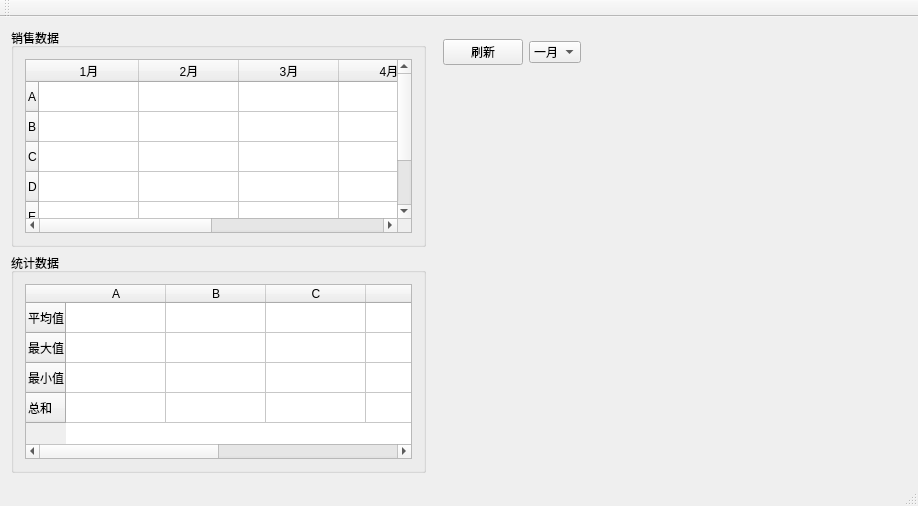
<?xml version="1.0" encoding="UTF-8"?>
<ui version="4.0">
 <class>MainWindow</class>
 <widget class="QMainWindow" name="MainWindow">
  <property name="geometry">
   <rect>
    <x>0</x>
    <y>0</y>
    <width>918</width>
    <height>506</height>
   </rect>
  </property>
  <property name="windowTitle">
   <string>MainWindow</string>
  </property>
  <widget class="QWidget" name="centralWidget">
   <layout class="QGridLayout" name="gridLayout_4">
    <item row="0" column="0">
     <layout class="QGridLayout" name="gridLayout_3" columnstretch="7,8">
      <item row="0" column="0">
       <layout class="QVBoxLayout" name="verticalLayout">
        <item>
         <widget class="QGroupBox" name="groupBox">
          <property name="title">
           <string>销售数据</string>
          </property>
          <layout class="QGridLayout" name="gridLayout">
           <item row="0" column="0">
            <widget class="QTableWidget" name="tableWidget">
             <row>
              <property name="text">
               <string>A</string>
              </property>
             </row>
             <row>
              <property name="text">
               <string>B</string>
              </property>
             </row>
             <row>
              <property name="text">
               <string>C</string>
              </property>
             </row>
             <row>
              <property name="text">
               <string>D</string>
              </property>
             </row>
             <row>
              <property name="text">
               <string>E</string>
              </property>
             </row>
             <row>
              <property name="text">
               <string>F</string>
              </property>
             </row>
             <column>
              <property name="text">
               <string>1月</string>
              </property>
             </column>
             <column>
              <property name="text">
               <string>2月</string>
              </property>
             </column>
             <column>
              <property name="text">
               <string>3月</string>
              </property>
             </column>
             <column>
              <property name="text">
               <string>4月</string>
              </property>
             </column>
             <column>
              <property name="text">
               <string>5月</string>
              </property>
             </column>
             <column>
              <property name="text">
               <string>6月</string>
              </property>
             </column>
            </widget>
           </item>
          </layout>
         </widget>
        </item>
        <item>
         <widget class="QGroupBox" name="groupBox_2">
          <property name="title">
           <string>统计数据</string>
          </property>
          <layout class="QGridLayout" name="gridLayout_2">
           <item row="0" column="0">
            <widget class="QTableWidget" name="tableWidget_2">
             <row>
              <property name="text">
               <string>平均值</string>
              </property>
             </row>
             <row>
              <property name="text">
               <string>最大值</string>
              </property>
             </row>
             <row>
              <property name="text">
               <string>最小值</string>
              </property>
             </row>
             <row>
              <property name="text">
               <string>总和</string>
              </property>
             </row>
             <column>
              <property name="text">
               <string>A</string>
              </property>
             </column>
             <column>
              <property name="text">
               <string>B</string>
              </property>
             </column>
             <column>
              <property name="text">
               <string>C</string>
              </property>
             </column>
             <column>
              <property name="text">
               <string>D</string>
              </property>
             </column>
             <column>
              <property name="text">
               <string>E</string>
              </property>
             </column>
             <column>
              <property name="text">
               <string>F</string>
              </property>
             </column>
            </widget>
           </item>
          </layout>
         </widget>
        </item>
       </layout>
      </item>
      <item row="0" column="1">
       <widget class="QStackedWidget" name="stackedWidget">
        <property name="currentIndex">
         <number>2</number>
        </property>
        <widget class="QWidget" name="page">
         <layout class="QGridLayout" name="gridLayout_5">
          <item row="0" column="0">
           <layout class="QVBoxLayout" name="verticalLayout_2">
            <item>
             <widget class="QPushButton" name="pushButton">
              <property name="sizePolicy">
               <sizepolicy hsizetype="Fixed" vsizetype="Fixed">
                <horstretch>0</horstretch>
                <verstretch>0</verstretch>
               </sizepolicy>
              </property>
              <property name="text">
               <string>刷新</string>
              </property>
             </widget>
            </item>
            <item>
             <widget class="QCustomPlot" name="widget" native="true"/>
            </item>
           </layout>
          </item>
         </layout>
        </widget>
        <widget class="QWidget" name="page_3">
         <layout class="QGridLayout" name="gridLayout_6">
          <item row="0" column="0">
           <layout class="QVBoxLayout" name="verticalLayout_3">
            <item>
             <layout class="QHBoxLayout" name="horizontalLayout">
              <item>
               <widget class="QPushButton" name="pushButton_2">
                <property name="sizePolicy">
                 <sizepolicy hsizetype="Fixed" vsizetype="Fixed">
                  <horstretch>0</horstretch>
                  <verstretch>0</verstretch>
                 </sizepolicy>
                </property>
                <property name="text">
                 <string>刷新</string>
                </property>
               </widget>
              </item>
              <item>
               <widget class="QComboBox" name="comboBox">
                <property name="sizePolicy">
                 <sizepolicy hsizetype="Fixed" vsizetype="Fixed">
                  <horstretch>0</horstretch>
                  <verstretch>0</verstretch>
                 </sizepolicy>
                </property>
                <item>
                 <property name="text">
                  <string>一月</string>
                 </property>
                </item>
                <item>
                 <property name="text">
                  <string>二月</string>
                 </property>
                </item>
                <item>
                 <property name="text">
                  <string>三月</string>
                 </property>
                </item>
                <item>
                 <property name="text">
                  <string>四月</string>
                 </property>
                </item>
                <item>
                 <property name="text">
                  <string>五月</string>
                 </property>
                </item>
                <item>
                 <property name="text">
                  <string>六月</string>
                 </property>
                </item>
               </widget>
              </item>
              <item>
               <spacer name="horizontalSpacer">
                <property name="orientation">
                 <enum>Qt::Horizontal</enum>
                </property>
                <property name="sizeHint" stdset="0">
                 <size>
                  <width>40</width>
                  <height>20</height>
                 </size>
                </property>
               </spacer>
              </item>
             </layout>
            </item>
            <item>
             <widget class="QCustomPlot" name="widget_2" native="true"/>
            </item>
           </layout>
          </item>
         </layout>
        </widget>
        <widget class="QWidget" name="page_2">
         <layout class="QGridLayout" name="gridLayout_7">
          <item row="0" column="0">
           <layout class="QVBoxLayout" name="verticalLayout_4">
            <item>
             <layout class="QHBoxLayout" name="horizontalLayout_2">
              <item>
               <widget class="QPushButton" name="pushButton_3">
                <property name="sizePolicy">
                 <sizepolicy hsizetype="Fixed" vsizetype="Fixed">
                  <horstretch>0</horstretch>
                  <verstretch>0</verstretch>
                 </sizepolicy>
                </property>
                <property name="text">
                 <string>刷新</string>
                </property>
               </widget>
              </item>
              <item>
               <widget class="QComboBox" name="comboBox_2">
                <property name="sizePolicy">
                 <sizepolicy hsizetype="Fixed" vsizetype="Fixed">
                  <horstretch>0</horstretch>
                  <verstretch>0</verstretch>
                 </sizepolicy>
                </property>
                <item>
                 <property name="text">
                  <string>一月</string>
                 </property>
                </item>
                <item>
                 <property name="text">
                  <string>二月</string>
                 </property>
                </item>
                <item>
                 <property name="text">
                  <string>三月</string>
                 </property>
                </item>
                <item>
                 <property name="text">
                  <string>四月</string>
                 </property>
                </item>
                <item>
                 <property name="text">
                  <string>五月</string>
                 </property>
                </item>
                <item>
                 <property name="text">
                  <string>六月</string>
                 </property>
                </item>
               </widget>
              </item>
              <item>
               <spacer name="horizontalSpacer_2">
                <property name="orientation">
                 <enum>Qt::Horizontal</enum>
                </property>
                <property name="sizeHint" stdset="0">
                 <size>
                  <width>40</width>
                  <height>20</height>
                 </size>
                </property>
               </spacer>
              </item>
             </layout>
            </item>
            <item>
             <widget class="QCustomPlot" name="widget_3" native="true"/>
            </item>
           </layout>
          </item>
         </layout>
        </widget>
       </widget>
      </item>
     </layout>
    </item>
   </layout>
  </widget>
  <widget class="QToolBar" name="mainToolBar">
   <attribute name="toolBarArea">
    <enum>TopToolBarArea</enum>
   </attribute>
   <attribute name="toolBarBreak">
    <bool>false</bool>
   </attribute>
  </widget>
  <widget class="QStatusBar" name="statusBar"/>
 </widget>
 <layoutdefault spacing="6" margin="11"/>
 <customwidgets>
  <customwidget>
   <class>QCustomPlot</class>
   <extends>QWidget</extends>
   <header location="global">qcustomplot.h</header>
   <container>1</container>
  </customwidget>
 </customwidgets>
 <resources/>
 <connections/>
</ui>
